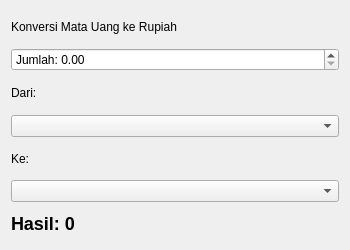
<?xml version="1.0" encoding="UTF-8"?>
<ui version="4.0">
 <class>CurrencyConverter</class>
 <widget class="QWidget" name="CurrencyConverter">
  <property name="geometry">
   <rect>
    <x>0</x>
    <y>0</y>
    <width>350</width>
    <height>250</height>
   </rect>
  </property>
  <property name="windowTitle">
   <string>Konverter Mata Uang</string>
  </property>
  <layout class="QVBoxLayout" name="verticalLayout">
   <item>
    <widget class="QLabel" name="labelTitle">
     <property name="text">
      <string>Konversi Mata Uang ke Rupiah</string>
     </property>
    </widget>
   </item>
   <item>
    <widget class="QDoubleSpinBox" name="amount_input">
     <property name="prefix">
      <string>Jumlah: </string>
     </property>
     <property name="maximum">
      <double>1000000.0</double>
     </property>
    </widget>
   </item>
   <item>
    <widget class="QLabel" name="labelDari">
     <property name="text">
      <string>Dari:</string>
     </property>
    </widget>
   </item>
   <item>
    <widget class="QComboBox" name="from_combo"/>
   </item>
   <item>
    <widget class="QLabel" name="labelKe">
     <property name="text">
      <string>Ke:</string>
     </property>
    </widget>
   </item>
   <item>
    <widget class="QComboBox" name="to_combo"/>
   </item>
   <item>
    <widget class="QLabel" name="result_label">
     <property name="styleSheet">
      <string notr="true">font-size: 18px; font-weight: bold;</string>
     </property>
     <property name="text">
      <string>Hasil: 0</string>
     </property>
    </widget>
   </item>
  </layout>
 </widget>
 <resources/>
 <connections/>
</ui>
